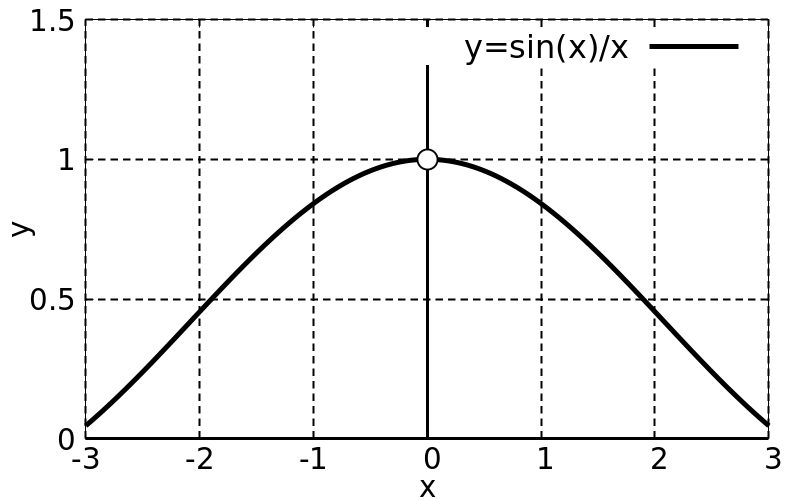

This chart was generated by the following gnuplot code:
load "template/function-plot.gnuplot"

set xrange [-3:3]
set yrange [0:1.5]

set xtics 1
set ytics 0.5

$data << EOD
 0 1
EOD

plot \
  sin(x)/x lc 0 lw 5 title "y=sin(x)/x", \
  $data with points pt 6 ps 3 lw 4 lc "#000000" notitle, \
  $data with points pt 7 ps 3 lw 0 lc "#FFFFFF" notitle
